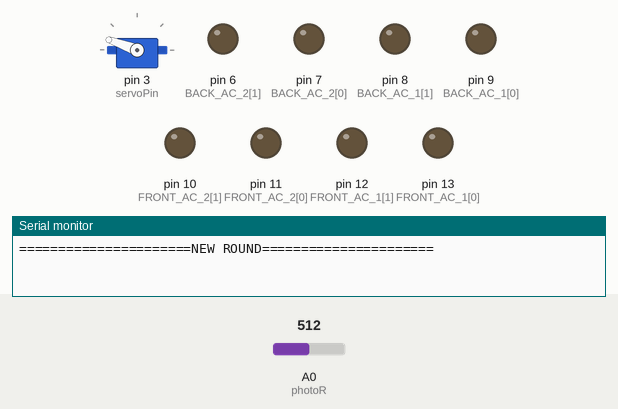
Simulated run of this sketch. Board: Arduino Uno, built with avr-gcc and run on an emulated ATmega328P. Shown: servo, output pins drawn as LEDs (lit = HIGH), the last lines printed to the serial monitor. The test bench sets the inputs (shaded band); at power-on: A0 (photoR) = 512.

Above: at 8.1 s.
8.2 s: A0 (photoR) set to 526
At 10.0 s:
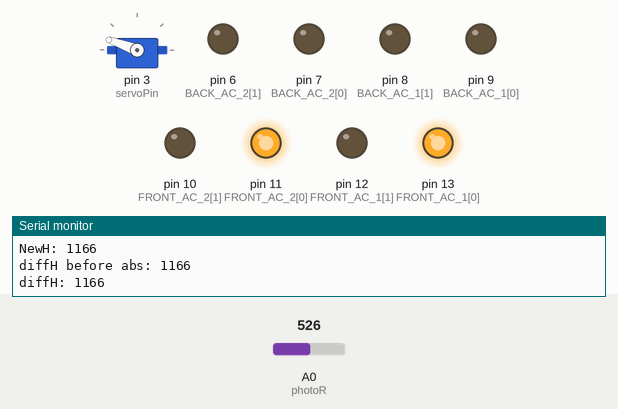
At 25.5 s:
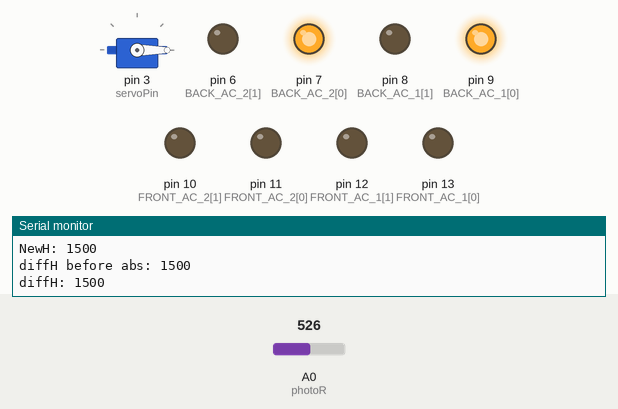
Timing chart, 0 to 27.3 s (numbered marks = the images above; inputs shaded):
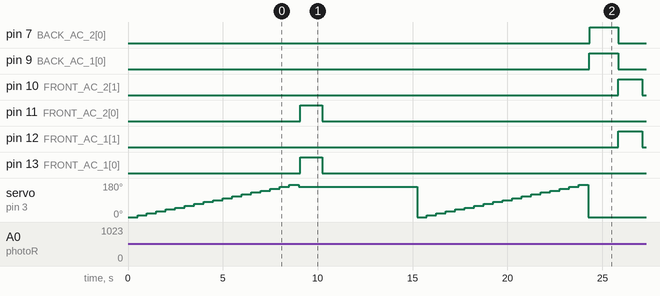

Measured:
- the behaviour switches between 512 and 513 on A0 (photoR) (found by bisection; images 0 and 1)
- after the input at 8.2 s, pin 8 (BACK_AC_1[1]): stays LOW (without the input it goes to HIGH after 16.4 s); pin 10 (FRONT_AC_2[1]), pin 12 (FRONT_AC_1[1]): LOW → HIGH after 17.6 s, → LOW 1.3 s later; pin 11 (FRONT_AC_2[0]): LOW → HIGH after 0.88 s, → LOW 1.2 s later; pin 13 (FRONT_AC_1[0]): LOW → HIGH after 0.87 s, → LOW 1.2 s later

The sketch:

solartrackersystem.ino
```cpp
/*
MEM PR6B Senior Design Project: Solar Lighthouse
Group members: Ubani Balogun, Joseph Musembi, Ankit Patel, Steven Heidengren, Steve Forest
Arduino based Solar Tracker System Design
Author: Ubani Balogun

TODO: Describe Program code
----------------------------------------------------

           PhotoR     10K
 +5    o---/\/\/--.--/\/\/---o GND
                  |
 Pin A0 o----------

----------------------------------------------------

*/

#include <Servo.h>


// Actuator Definitions
int FRONT_AC_1[3] = {13,12,0};  // 1st wire, 2nd wire, height
int FRONT_AC_2[3] = {11,10,0};
int BACK_AC_1[3] = {9,8,0};
int BACK_AC_2[3] = {7,6,0};
// Consider substituting below values with calcualtions
const int AC_DISTANCE = 11;
const int AC_HALF_RANGE = 7;
const float S_A_RATIO = 6.0;
const float ANGLE_TO_HEIGHT = 0.2;
const float HEIGHT_TO_DELAY  = 2.0;

// Photoresistor definitions
const int photoR = A0;


// Indexes for Actuator wires and height
const int RED = 0, FALSE = 0, LEAD = 0;
const int BLACK = 1, TRUE = 1, FOLLOW = 1;
const int HEIGHT = 2;

// Common constants
const int DELAY = 2000;
const int DELAY_CALIB = 200;

// Servo Definitions
Servo myservo;
int servoPos = 0;
const int servoPin = 3;

//Dimmies
int incoming = 0;


// setup
void setup(){
  // Setup Actuators
  for (int pinId = 0; pinId < 2; pinId++){
    pinMode(FRONT_AC_1[pinId],OUTPUT);
    pinMode(FRONT_AC_2[pinId],OUTPUT);
    pinMode(BACK_AC_1[pinId],OUTPUT);
    pinMode(BACK_AC_2[pinId],OUTPUT);
  }

  // calibrateActuator(AC_1);

  // Setup Servo
  myservo.attach(servoPin);
  // Setup Serial communication for test
  Serial.begin(9600);
}


void loop(){
  Serial.println("======================NEW ROUND======================");
  int sensorReading;
  sensorReading = readSensor();
  Serial.print("Ideal Angle: ");Serial.println(sensorReading);
  adjustActuator(sensorReading);
  delay(5000);
//
//  while (Serial.available() == 0);
//  if (Serial.available() > 0){
//    incoming = Serial.parseInt();
//    Serial.print("Ideal angle: "); Serial.println(incoming,DEC);
//    adjustActuator(incoming);
////    delay(2000);
//}
//  Serial.println("ACTUATOR STATUS");
//  Serial.print("FRONT AC: ");Serial.println(FRONT_AC_1[HEIGHT]);
//  Serial.print("BACK AC: "); Serial.println(BACK_AC_1[HEIGHT]);
//  extendActuator(FRONT_AC_1);
//  extendActuator(FRONT_AC_2);
//  delay(80);
//  stopActuator(FRONT_AC_1);
//  stopActuator(FRONT_AC_2);
//  delay(1500);
//  extendActuator(BACK_AC_1);
//  extendActuator(BACK_AC_2);
//  delay(80);
//  stopActuator(BACK_AC_1);
//  stopActuator(BACK_AC_2);
//  delay(1500);
//  retractActuator(BACK_AC_1);
//  retractActuator(BACK_AC_2);
//  retractActuator(FRONT_AC_1);
//  retractActuator(FRONT_AC_2);
//  delay(80);
//  stopActuator(BACK_AC_1);
//  stopActuator(BACK_AC_2);
//  stopActuator(FRONT_AC_1);
//  stopActuator(FRONT_AC_2);
//  delay(1500);
}


// Extend the linear actuator
void extendActuator(const int actuator[]){
  digitalWrite(actuator[BLACK],LOW);
  delay(10);
  digitalWrite(actuator[RED],HIGH);
}


// Retract the linear actuator
void retractActuator(const int actuator[]){
  digitalWrite(actuator[RED],LOW);
  delay(10);
  digitalWrite(actuator[BLACK],HIGH);
}

// Stop linear actuator
void stopActuator(const int actuator[]){
  digitalWrite(actuator[RED],LOW);
  digitalWrite(actuator[BLACK],LOW);
}

// Determines the distance Actuator moves in a second
void calibrateActuator(const int actuator[]){
  retractActuator(actuator);
  delay(5000);
  stopActuator(actuator);
  extendActuator(actuator);
  delay(DELAY_CALIB);
  stopActuator(actuator);
}


// Sweeps the sensor 180 degrees, reading light intensities and returns the angle of the highest intensity
// See Sensor Diagram below
/*
----------------------------------------------------

           PhotoR     10K
 +5    o---/\/\/--.--/\/\/---o GND
                  |
 Pin A0 o----------

----------------------------------------------------
*/
int readSensor(){
  int intens = 0;
  int maxPos = 0;
  int finalPos = 0;
  for (servoPos = 0; servoPos < 180; servoPos+= 10){
    myservo.write(servoPos);
    delay(500);

    if (analogRead(photoR) > intens){
      intens = analogRead(photoR);
      // Serial.print("Intens:");Serial.println(intens);
      finalPos = servoPos;
      // Serial.print("Intens:");Serial.print(intens);Serial.print(" finalPos:");Serial.println(finalPos);
    }
  }
  myservo.write(finalPos);
  return finalPos;
}


// Adjusts the linear actuators to the ideal position as indicated by the input
int adjustActuator(int ideal){
  /*
  * Calculate which side we are moving up by subtracting 90 from ideal and checking if the result is greater or lesser than 0.
  * Move opposing side down and update currentheight, if not already fully down
  * calculate the scaled angle adjustement from ideal by: scaled = ideal / ratio (12)
  * calculate the approx height difference from the angle using one of two methods:
    1. float newH = tan(scaled) * AC_DISTANCE (distance btw actuators). Note that tan uses radian here
    2. float newH = 0.2 * scaled. Gives a pretty close approximation.
    Conclusion: 2nd method has been chosen
  * Store previous *_ACTUATOR_ID[HEIGHT] in temp variable, prevH
  * Store this calcuated height difference in the 2nd index of the ACTUATOR LIST.
  * Compute newH - prevH as diffH.
    if Value > 0
      Move actuator up by difference
    else
      Move actuator down by difference
  * Convert diffH to time value by diffH / HEIGHT to DELAY = timeH (seconds)
  * timeH by 1000 to convert to ms, and cast result to int. msTimeH
  * move actuator by msTimeH.
  */
  int side, prevH, newH, diffH;
  int *ac_set_up[2], *ac_set_down[2];
  side = (ideal - 90);
  if (side > 0){
    prevH = FRONT_AC_1[HEIGHT];
    ac_set_up[LEAD] = FRONT_AC_1;
    ac_set_up[FOLLOW] = FRONT_AC_2;
    ac_set_down[LEAD] = BACK_AC_1;
    ac_set_down[FOLLOW] = BACK_AC_2;
    Serial.println("FRONT ACTUATORS TO MOVE UP");
  }else if(side < 0){
    prevH = BACK_AC_1[HEIGHT];
    ac_set_up[LEAD] = BACK_AC_1;
    ac_set_up[FOLLOW] = BACK_AC_2;
    ac_set_down[LEAD] = FRONT_AC_1;
    ac_set_down[FOLLOW] = FRONT_AC_2;
    Serial.println("BACK ACTUATORS TO MOVE UP");
  }else{
    retractActuator(BACK_AC_1);
    retractActuator(BACK_AC_2);
    retractActuator(FRONT_AC_1);
    retractActuator(FRONT_AC_2);
    delay(1500);
    BACK_AC_1[HEIGHT] = 0;
    BACK_AC_2[HEIGHT] = 0;
    FRONT_AC_1[HEIGHT] = 0;
    FRONT_AC_2[HEIGHT] = 0;
    return 0;
  }

  Serial.print("prevH: ");Serial.println(prevH);
  float scaled = abs(ideal - 90) / S_A_RATIO;
  Serial.print("scaled: ");Serial.println(scaled);
  newH = (int) (ANGLE_TO_HEIGHT * 1000 * scaled / HEIGHT_TO_DELAY);
  Serial.print("NewH: ");Serial.println(newH);
  diffH = newH - prevH;
  Serial.print("diffH before abs: ");Serial.println(diffH);
  if (diffH > 0){
    Serial.print("diffH: ");Serial.println(diffH);
//    move actuator up
    extendActuator(ac_set_up[LEAD]);
    extendActuator(ac_set_up[FOLLOW]);
    delay(diffH);
    stopActuator(ac_set_up[LEAD]);
    stopActuator(ac_set_up[FOLLOW]);
  }else{
//    move actuator down
    diffH = abs(diffH);
    retractActuator(ac_set_up[LEAD]);
    retractActuator(ac_set_up[FOLLOW]);
    delay(diffH);
    stopActuator(ac_set_up[LEAD]);
    stopActuator(ac_set_up[FOLLOW]);
  }
  // Set new Actuator height
  ac_set_up[LEAD][HEIGHT] = newH;
  Serial.print("ac_set_up[LEAD][HEIGHT]: ");Serial.println(ac_set_up[LEAD][HEIGHT]);
  Serial.print("before downH: ");Serial.println(ac_set_down[LEAD][HEIGHT]);
  int downH = ac_set_down[LEAD][HEIGHT];
  if (downH != 0){
    retractActuator(ac_set_down[LEAD]);
    retractActuator(ac_set_down[FOLLOW]);
    delay(downH + 100);
    stopActuator(ac_set_down[LEAD]);
    stopActuator(ac_set_down[FOLLOW]);
    ac_set_down[LEAD][HEIGHT] = 0;
    Serial.print("ac_set_down[LEAD][HEIGHT]: ");Serial.println(ac_set_down[LEAD][HEIGHT]);
  }
  return 0;
}
```
